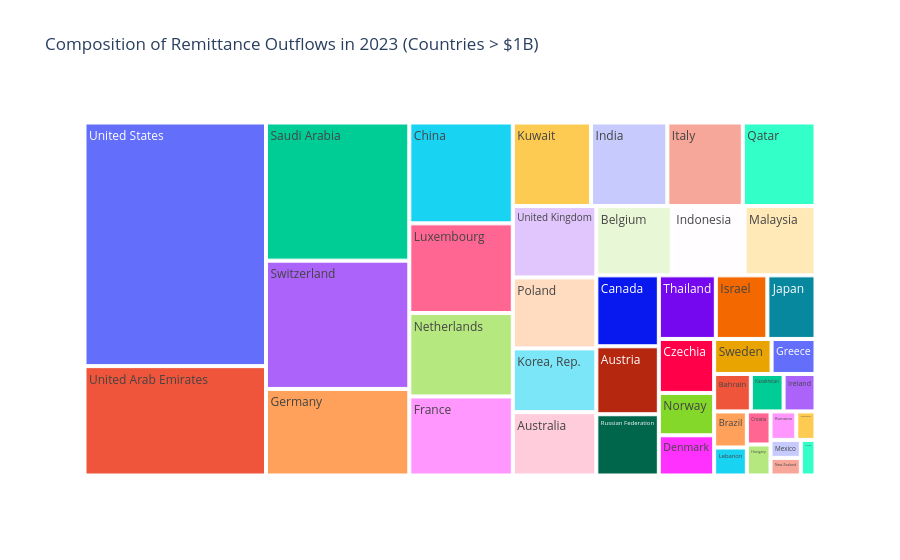

The cell this chart's notebook holds for it:
### Markdown cell above
## Pillar 1: Data Composition
Data composition helps us understand the makeup of a dataset. Here we investigate the proportion of total remittance outflows belonging to different years and regions.

### Code cell
# 1. Matplotlib: Pie chart of Top 10 Countries by Total Remittance outlfows
total_outflows = df.groupby('Country')['Remittance_Outflow_USD_Mil'].sum().sort_values(ascending=False)
top_10 = total_outflows.head(10)

plt.figure(figsize=(10, 8))
plt.pie(top_10, labels=top_10.index, autopct='%1.1f%%', startangle=140, colors=plt.cm.Paired.colors)
plt.title('Top 10 Countries by Total Remittance Outflows (2000-2023)')
plt.show()

# 2. Seaborn: Barplot of Top 10 Years where highest overall global outflow occurred
yearly_total = df.groupby('Year')['Remittance_Outflow_USD_Mil'].sum().reset_index()
yearly_top = yearly_total.sort_values(by='Remittance_Outflow_USD_Mil', ascending=False).head(10)

plt.figure(figsize=(12, 6))
sns.barplot(data=yearly_top, x='Year', y='Remittance_Outflow_USD_Mil', palette='viridis', order=yearly_top['Year'])
plt.title('Top 10 Years with Highest Global Remittance Outflows')
plt.ylabel('Total Outflow (USD Millions)')
plt.show()

# 3. Plotly: Treemap of Outflows in the most recent year (2023)
df_2023 = df[df['Year'] == 2023]
df_2023_filtered = df_2023[df_2023['Remittance_Outflow_USD_Mil'] > 1000] # filtering for visual clarity
fig = px.treemap(df_2023_filtered, path=['Country'], values='Remittance_Outflow_USD_Mil',
                 title='Composition of Remittance Outflows in 2023 (Countries > $1B)')
fig.show()

### Figure 1 — Plotly figure (JSON) as saved in the notebook; plotly's stock layout.template omitted (floating-point values rounded to 4 significant figures)
{"data": [{"branchvalues": "total", "domain": {"x": [0, 1], "y": [0, 1]}, "hovertemplate": "labels=%{label}<br>Remittance_Outflow_USD_Mil=%{value}<br>parent=%{parent}<br>id=%{id}<extra></extra>", "ids": ["Australia", "Austria", "Bahrain", "Belgium", "Brazil", "Canada", "China", "Croatia", "Czechia", "Denmark", "Dominican Republic", "Finland", "France", "Germany", "Greece", "Hungary", "India", "Indonesia", "Ireland", "Israel", "Italy", "Japan", "Kazakhstan", "Korea, Rep.", "Kuwait", "Lebanon", "Luxembourg", "Malaysia", "Mexico", "Netherlands", "New Zealand", "Norway", "Poland", "Qatar", "Romania", "Russian Federation", "Saudi Arabia", "Sweden", "Switzerland", "Thailand", "United Arab Emirates", "United Kingdom", "United States"], "labels": ["Australia", "Austria", "Bahrain", "Belgium", "Brazil", "Canada", "China", "Croatia", "Czechia", "Denmark", "Dominican Republic", "Finland", "France", "Germany", "Greece", "Hungary", "India", "Indonesia", "Ireland", "Israel", "Italy", "Japan", "Kazakhstan", "Korea, Rep.", "Kuwait", "Lebanon", "Luxembourg", "Malaysia", "Mexico", "Netherlands", "New Zealand", "Norway", "Poland", "Qatar", "Romania", "Russian Federation", "Saudi Arabia", "Sweden", "Switzerland", "Thailand", "United Arab Emirates", "United Kingdom", "United States"], "name": "", "parents": ["", "", "", "", "", "", "", "", "", "", "", "", "", "", "", "", "", "", "", "", "", "", "", "", "", "", "", "", "", "", "", "", "", "", "", "", "", "", "", "", "", "", ""], "type": "treemap", "values": [10260.0, 8234.0, 2663.0, 10150.0, 2286.0, 8593.0, 20240.0, 1520.0, 5792.0, 4312.0, 1061.0, 1013.0, 15870.0, 24050.0, 2983.0, 1425.0, 12360.0, 9780.0, 2318.0, 6357.0, 12230.0, 5934.0, 2380.0, 10330.0, 12680.0, 1775.0, 17990.0, 9536.0, 1056.0, 16740.0, 1035.0, 4546.0, 11490.0, 11770.0, 1424.0, 7422.0, 38390.0, 3899.0, 35660.0, 7025.0, 38500.0, 11570.0, 85760.0]}], "layout": {"legend": {"tracegroupgap": 0}, "title": {"text": "Composition of Remittance Outflows in 2023 (Countries > $1B)"}}}
